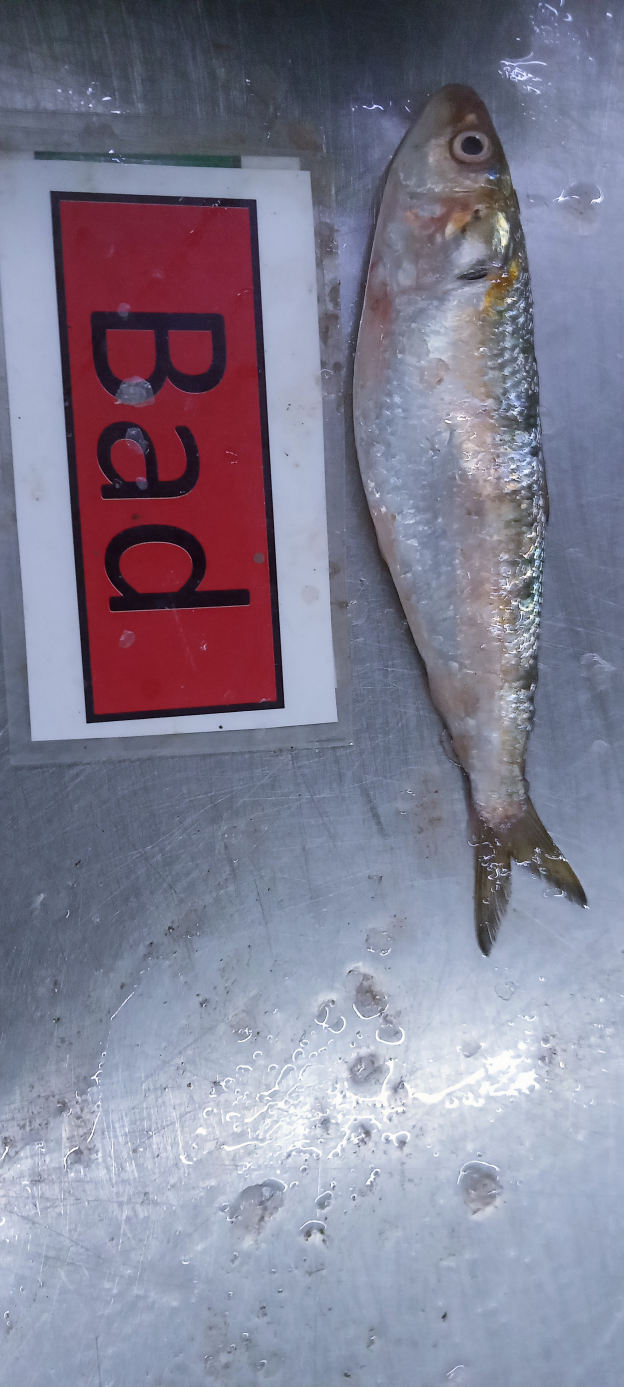
#> input picture computer vision projects/Seafood Freshness App Project/Research/Size-model/Label-Card/sample_raw_data/Bad/IMG20230608075352.jpg, 1872 x 4160 px (shown at 1/3 size); its folder holds 4 pictures in this run
$ jupyter execute --allow-errors mackerel_testing.ipynb   (shell and % lines are left out)
#> lines starting #> are read from the running program, lines starting #| are printed output that depends on the picture
[cell 1]
import numpy as np
from PIL import Image
import cv2
import tensorflow as tf
from keras.models import load_model
import base64
from ultralytics import YOLO

[cell 2]
from google.colab import drive
#> (the rest of this cell did not finish here and is left out)

[cell 3]
# [10 lines left out: function f1_score_metric, not called in this run]

#> (the rest of this cell did not finish here and is left out)

[cell 4]
# [89 lines left out: functions process_image2, is_turbid_square, is_turbid, is_cut, process_image, resize_image and 2 more, not called in this run]
def threshold(predictions):
    return np.where(predictions > 0.55, 1, 0)


# [113 lines left out: functions freshness_prediction, extract_single_image_segment, extract_single_image_segment, preprocess_image_with_final_mean, freshness_prediction2, freshness_prediction_old and 2 more, not called in this run]

[cell 5]
def final_prediction2(image, mask=False, raw=False):
#> called with mask = False, raw = False
  image = cv2.imread(image)
  image = np.asarray(image)
  shape = image.shape
#> shape = ()
  try:
     pred = yolo.predict(image, conf=0.75, verbose=False)
  except:
     return None

  if len(pred[0].boxes.xyxy) == 0 or pred[0].masks == None:
     return None
  boxes = pred[0].boxes.xyxy
  masks=pred[0].masks.xy
  filtered_boxes = sorted(boxes, key=lambda bbox: bbox[0])
  sorted_masks = [masks[i] for i in sorted(range(len(masks)), key=lambda x: boxes[x][0])]
  freshness = []
  if mask:
    for mask in sorted_masks:
      extracted_image = extract_single_image_segment(image, mask, shape)
      freshness.append(mackerel_with_damage(extracted_image,raw=raw))
      break
    return freshness
  else:
    for box in filtered_boxes:
      xmin, ymin, xmax, ymax = list(map(int,box))
      extracted_image = image[ymin:ymax, xmin:xmax]
      extracted_image = resize_image(extracted_image, (640,640))
      freshness.append(mackerel_with_damage(extracted_image, raw=raw))
    return freshness

[cell 6]
import matplotlib.pyplot as plt
image = cv2.imread('/content/20230523093930124_sardine_bad.jpeg')
#> (the rest of this cell did not finish here and is left out)

[cell 7]
final_prediction2('/content/drive/MyDrive/Sowmya /qZense Dataset/Final Data/Mackerel/Bad/20230520105846433_mackerel_bad.jpeg', mask=False, raw=False)

[cell 8]
from glob import glob
from tqdm import tqdm
import random
bad_images = glob("/content/drive/MyDrive/Sowmya /qZense Dataset/Final Data/Mackerel/Bad/*")
good_images = glob('/content/drive/MyDrive/Sowmya /qZense Dataset/Final Data/Mackerel/Good/*')
#> (the rest of this cell did not finish here and is left out)

[cell 9]
len(bad_images),len(good_images)

[cell 10]
results= {}
actual = {}

actual_labels = []
predicted_labels = []
for img in tqdm(bad_images):
  try:
    lst = final_prediction2(img, mask=True)
#> call 2 of final_prediction2, with mask = True, raw = False
#> in final_prediction2, image is the input picture: shape (4160, 1872, 3); mean B, G, R 146.4, 127.2, 129.9
    if lst == None:
      continue
    actual_labels += ['Bad'] * len(lst)
    predicted_labels+=lst
    good = lst.count('Good')
    bad = lst.count('Bad')
    actual['Bad'] = results.get('Bad', 0) + bad + good
    results['Good'] = results.get('Good', 0) + good
    results['Bad'] = results.get('Bad', 0) + bad
  except:
    continue


for img in tqdm(good_images):
  if len(actual_labels) >= len(bad_images) * 2:
    break
  try:
    lst = final_prediction2(img, mask=True)
    if lst == None:
      continue
    actual_labels += ['Good'] * len(lst)
    predicted_labels+=lst
    good = lst.count('Good')
    bad = lst.count('Bad')
    actual['Good'] = results.get('Good', 0) + bad + good
    results['Good'] = results.get('Good', 0) + good
    results['Bad'] = results.get('Bad', 0) + bad
  except:
    continue

[cell 11]
# [37 lines of commented-out code are left out]

[cell 12]
import numpy as np
import matplotlib.pyplot as plt
from sklearn.metrics import confusion_matrix, accuracy_score

[cell 13]
cm = confusion_matrix(actual_labels, predicted_labels, labels=['Bad', 'Good'])
plt.figure(figsize=(6, 4))
plt.imshow(cm, interpolation='nearest', cmap=plt.cm.Blues)
plt.title('Confusion Matrix')
plt.colorbar()
tick_marks = np.arange(len(['Bad', 'Good']))
plt.xticks(tick_marks, ['Bad', 'Good'], rotation=0)
plt.yticks(tick_marks, ['Bad', 'Good'])
plt.xlabel('Predicted')
plt.ylabel('Actual')
for i in range(len(['Bad', 'Good'])):
    for j in range(len(['Bad', 'Good'])):
        plt.text(j, i, format(cm[i, j], 'd'), ha="center", va="center", color="white" if cm[i, j] > cm.max() / 2 else "black")
plt.tight_layout()
accuracy = accuracy_score(actual_labels, predicted_labels)
print(f"Overall Accuracy: {accuracy:.2%}")
plt.show()
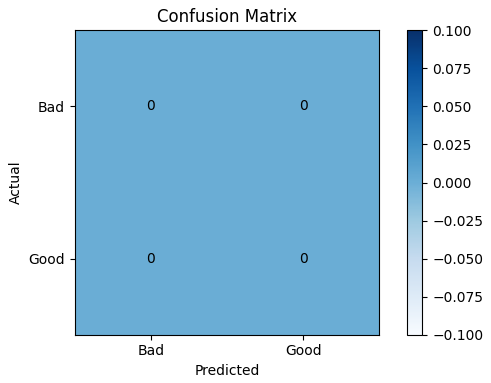
#> figure drawn by matplotlib, 2 panels


# [18 lines of commented-out code are left out]
